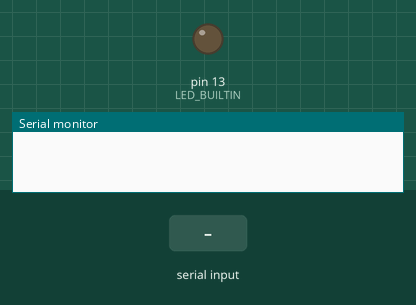
Simulated run of this sketch. Board: Arduino Uno, built with avr-gcc and run on an emulated ATmega328P. On the bench: output pins drawn as LEDs (lit = HIGH), the last lines printed to the serial monitor. The test bench sets the inputs (shaded band).

Above: at 1.2 s.
1.3 s: "N" received over Serial
At 2.0 s:
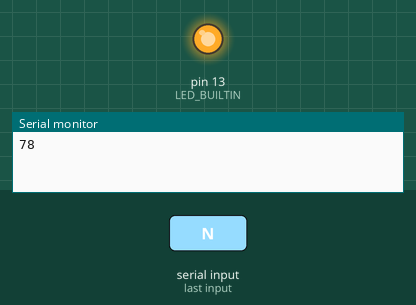
2.8 s: "H" received over Serial
At 3.1 s:
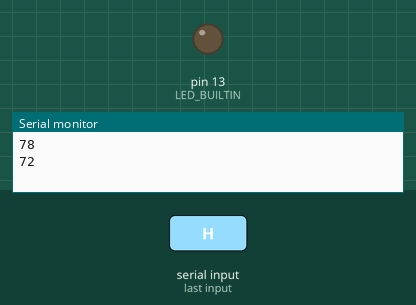
Timing chart, 0 to 5.8 s (numbered marks = the images above; inputs shaded):
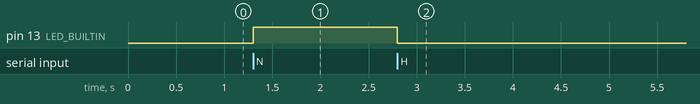

Measured:
- after the input at 1.3 s, pin 13 (LED_BUILTIN): LOW → HIGH at once
- after the input at 2.8 s, pin 13 (LED_BUILTIN): HIGH → LOW at once

The sketch:

Humayun_H_N.ino
```cpp
byte Letter = 0;

void setup() {
pinMode(LED_BUILTIN, OUTPUT);
Serial.begin(230400);
}

void loop() {
if (Serial.available() > 0)
{
  Letter = Serial.read();
  Serial.println(Letter);
  if (Letter == 72)
  {
    digitalWrite(LED_BUILTIN, LOW);
  }
  else if (Letter == 78)
  {
    digitalWrite(LED_BUILTIN, HIGH);
  }
}
}
```
